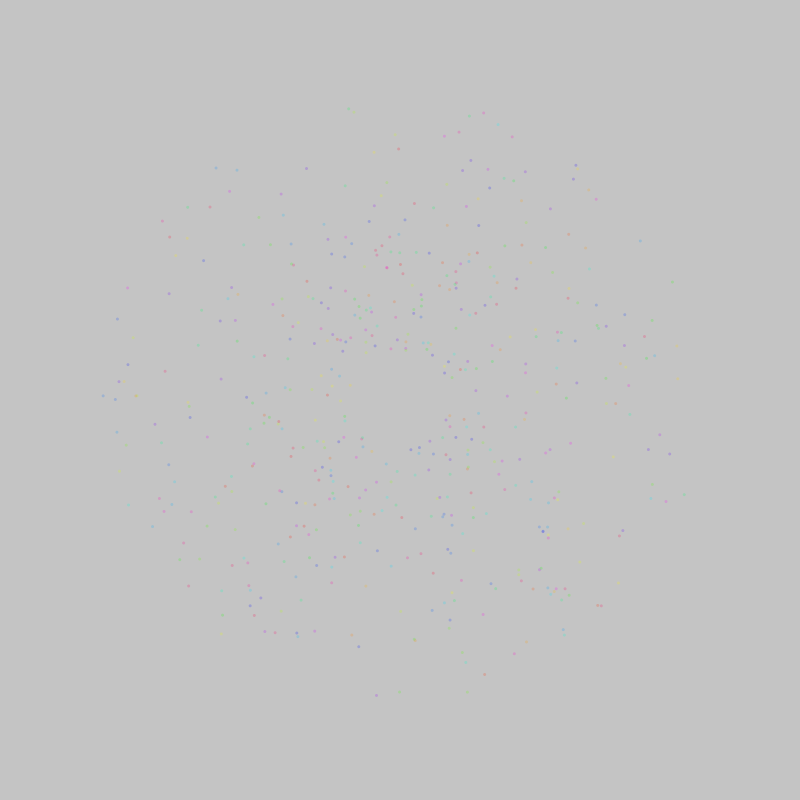
Frame 1 (no input)
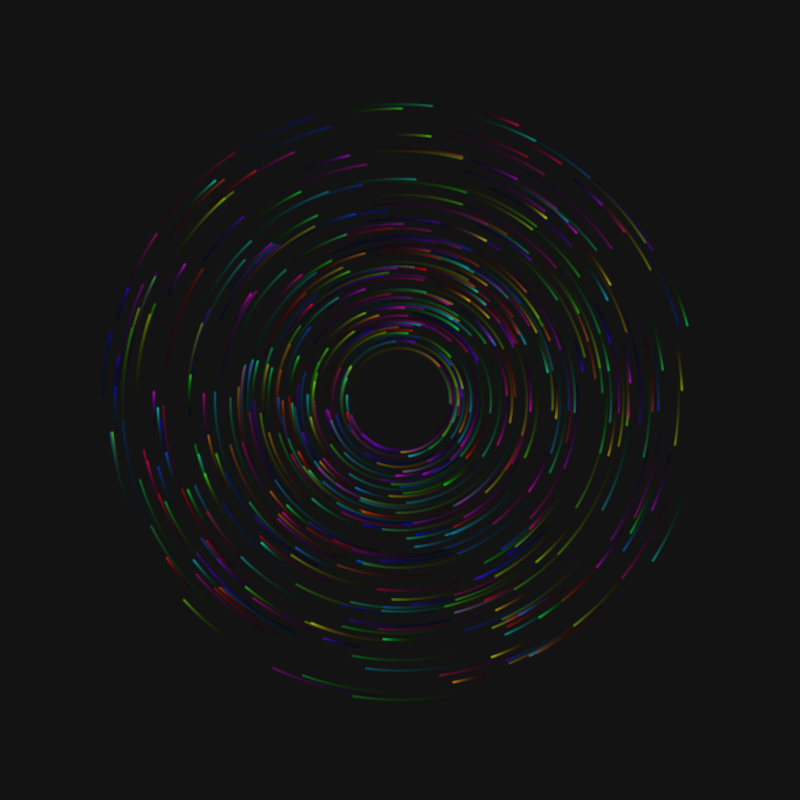
Frame 60 (the mouse pressed at the canvas centre just before this capture)
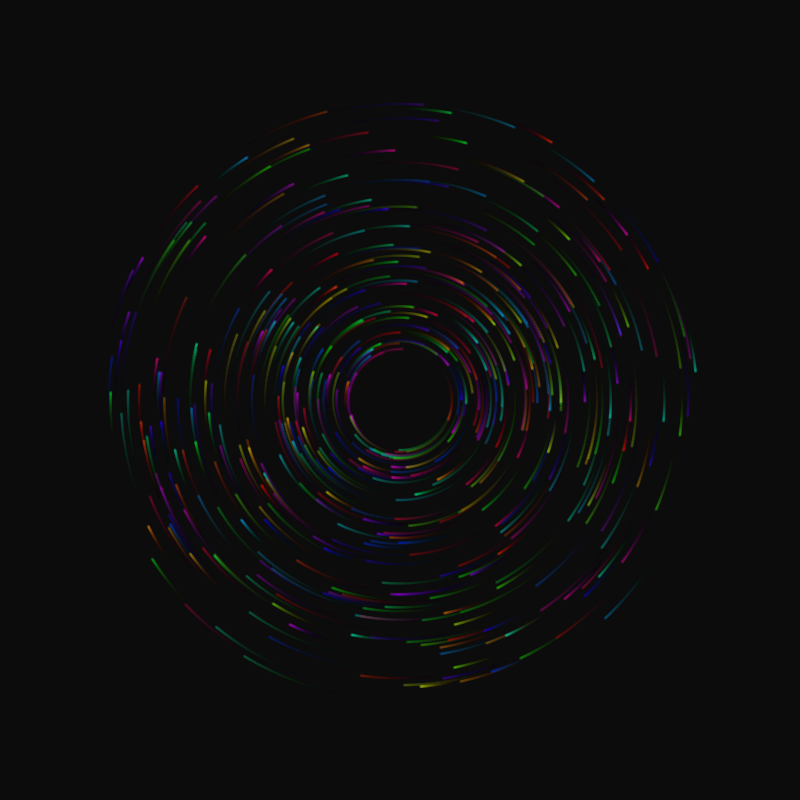
Frame 120 (the mouse held since frame 60 and released just before this capture)

The Processing sketch that drew these frames (run headless with seeded random() and noise(); from frame 60 on, the mouse is pressed at the canvas centre):

// Processing sketch: particleTestRotate
// ── particleTestRotate.pde
int numParticles = 500;
float particleRadius = 3;
float[] x, y, angle, speed, radius, hue;
float centerX, centerY;

void setup() {
  size(800, 800);
  x = new float[numParticles];
  y = new float[numParticles];
  angle = new float[numParticles];
  speed = new float[numParticles];
  radius = new float[numParticles];
  hue = new float[numParticles];
  centerX = width / 2;
  centerY = height / 2;
  colorMode(HSB, 360, 100, 100);
  noStroke();
  for (int i = 0; i < numParticles; i++) {
    x[i] = random(width);
    y[i] = random(height);
    angle[i] = random(TWO_PI);
    speed[i] = random(0.5, 2);
    radius[i] = random(50, 300);
    hue[i] = random(360);
  }
}

void draw() {
  fill(0, 10);
  rect(0, 0, width, height);
  for (int i = 0; i < numParticles; i++) {
    x[i] = centerX + cos(angle[i]) * radius[i];
    y[i] = centerY + sin(angle[i]) * radius[i];
    fill(hue[i], 100, 100, 50);
    ellipse(x[i], y[i], particleRadius, particleRadius);
    angle[i] += speed[i] / radius[i];
    hue[i] += 0.5;
    if (hue[i] > 360) hue[i] = 0;
  }
}
